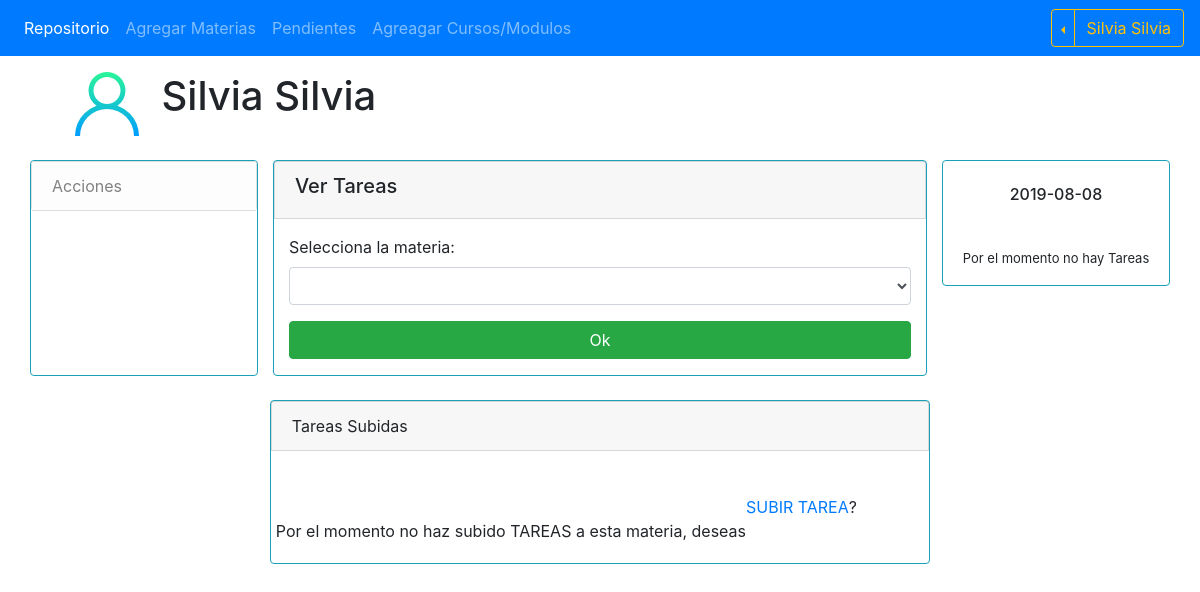
Page /ver_tareas.php?mat=37 (signed in) on the earlier database version.
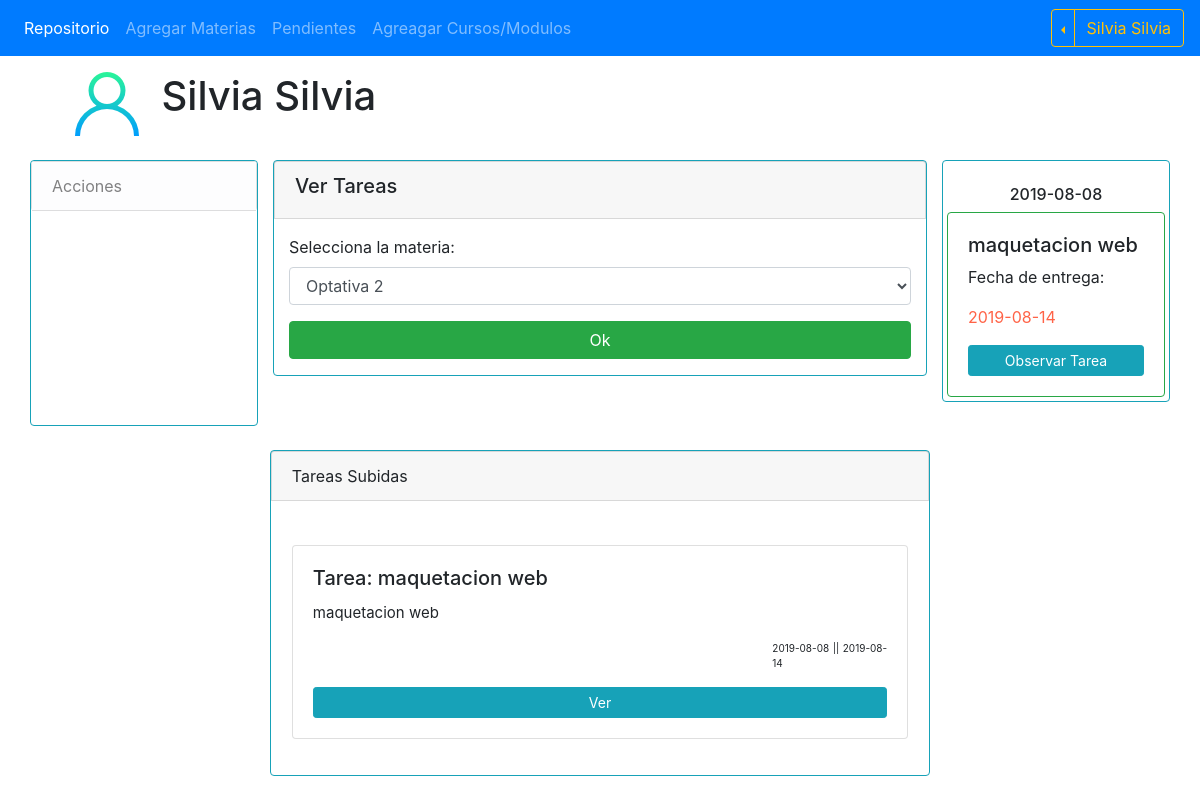
Same page on the later database version.
### tables this page shows
CREATE TABLE IF NOT EXISTS `conf_tarea` (
  `id` int(11) NOT NULL AUTO_INCREMENT,
  `tarea` varchar(255) NOT NULL,
  `descripcion` varchar(255) DEFAULT NULL,
  `img` enum('si','no') DEFAULT NULL,
  `doc` enum('si','no') DEFAULT NULL,
  `arc` enum('si','no') DEFAULT NULL,
  `mat_arc` longblob,
  `f_inicio` date NOT NULL,
  `f_fin` date NOT NULL,
  `id_mat` int(11) DEFAULT NULL,
  `id_unidad` int(11) DEFAULT NULL,
  PRIMARY KEY (`id`)
);

### php/helpers.php (called while the page is built, shortened)
<?php
function Materias_Profe ($conexion, $id_p){
    $sql = "SELECT m.id, m.materia "
            . "FROM materias AS m "
            . "INNER JOIN prof_mat AS pm ON m.id = pm.id_mat "
            . "WHERE pm.id_prof = $id_p";
    $mat = mysqli_query($conexion, $sql);
    $materias = array();
    if ($mat && mysqli_num_rows($mat)){
        $materias = $mat;
    }
    return $materias;
}
function Tareas_mat($conexion, $id_mat){
    $sql = "SELECT ct.id, ct.tarea, ct.descripcion, ct.f_inicio, ct.f_fin, u.numero, u.unidad "
            . "FROM conf_tarea AS ct INNER JOIN unidades AS u ON u.id = ct.id_unidad "
            . "WHERE ct.id_mat = $id_mat";
    $tar = mysqli_query($conexion, $sql);
    $tareas = array();
    if ($tar && mysqli_num_rows($tar) >= 1){
        $tareas = $tar;
    }
    return $tareas;
}
function Tareas_Pendientes($conexion){
    $dia_hoy = date('Y-m-d');
    $sql = "SELECT * FROM `conf_tarea` WHERE f_inicio = '$dia_hoy'";
    $tar = mysqli_query($conexion, $sql);
    $tareas = array();
    if ($tar && mysqli_num_rows($tar) >= 1){
        $tareas = $tar;
    }
    return $tareas;
}

### ver_tareas.php (the view)
<?php require_once 'includes/cabecera.php'; ?>
<div class="container-fluid mx-auto row mt-3" style="width: 90%; margin-left:5%">
    <img src="img/usuario.png">&nbsp; &nbsp; &nbsp;<h1> <?= $_SESSION['nombre'].' '.$_SESSION['apellido'] ?> </h1>
</div>
<div class="container-fluid mx-auto mb-4 row">
    <?php require_once 'includes/sidebar.php'; ?>
    <div class="container-fluid mx-auto" style="width: 60%;">
        <form class="card border-info rounded" method="POST" action="ver_tareas.php">
            <div class="card card-header">
                <h5> Ver Tareas </h5>
            </div>
            <div class="mt-3 mb-3 container-fluid">
                <label> Selecciona la materia: </label>
                <select name="mat" class="form-control mb-3">
                    <?php
                        $mat = Materias_Profe($bd, $_SESSION['id']);
                        if (!empty($mat)):
                            while ($materia = mysqli_fetch_assoc($mat)):
                    ?>
                    <option value="<?= $materia['id'] ?>"> <?= $materia['materia'] ?> </option>
                    <?php
                            endwhile;
                        endif;
                    ?>
                </select>
                <input type="submit" class="btn btn-success btn-block" value="Ok"/>
            </div>
        </form>
    </div><br/>
<?php require_once 'includes/dia_tarea.php'; ?>
</div>
<?php
if (isset($_POST['mat']) || isset ($_GET['mat'])) {
    if (isset($_POST['mat'])){
        $id_mat = intval($_POST['mat']);
    } elseif (isset($_GET['mat'])){
        $id_mat = intval($_GET['mat']);
    }
    ?>
    <div class="container-fluid mx-auto" style="width: 59%;">
        <div class="border border-info rounded">
            <div class="card card-header mx-auto">
                Tareas Subidas
            </div>
            <br>
            <div class="card-body row">
                <?php
                    $t = Tareas_mat($bd, $id_mat);
                    if (!empty($t)){
                        while ($tarea = mysqli_fetch_assoc($t)){
                ?>
                <div class="card card-body ml-3 mr-3 mb-3" style="width: 30%;">
                    <h5 class="card-title"> Tarea: <?= $tarea['tarea'] ?> </h5>
                    <p class="card-text text-justify" style="font-size: 15px;"> <?= substr($tarea['descripcion'], 0, 150) ?> </p>
                    <p class="card-text text-justify" style="font-size: 10px; margin-left: 80%;"> <?= $tarea['f_inicio'].' || '.$tarea['f_fin'] ?> </p>
                    <a href="obs_tarea.php?id_t=<?= $tarea['id'] ?>" class="btn btn-info btn-sm"> Ver </a>
                </div>
                <?php
                        }
                    } elseif (empty($t)){
                ?>
                <br/> Por el momento no haz subido TAREAS a esta materia, deseas <a href="nueva_tarea.php?id_mat<?= $id_mat ?>"> SUBIR TAREA </a> ?
                <?php
                    }
                ?>
            </div>
        </div>
    </div>
<?php } ?>

### includes/cabecera.php (shortened to what this page needs)
<!DOCTYPE html>
<html lang="es">
<head>
    <?php require_once 'includes/bootstrap.php'; ?>
    <?php require_once 'php/helpers.php'; ?>
</head>
<body>
    <nav class="navbar navbar-dark bg-primary navbar-expand-sm">
        <div class="collapse navbar-collapse" id="navbar">
            <ul class="navbar-nav">
                <?php if (isset($_SESSION['nombre'])): ?>
                <li class="nav-item active"> <a class="nav-link" href="principal.php"> Repositorio  </a></li>
                <?php if($_SESSION['rol'] == 1): ?>
                    <?php if($_SESSION['estatus'] != 'espera') :?>
                    <li><a class="nav-link" href="nueva_materia.php"> Agregar Materias </a></li>
                    <li><a class="nav-link" href="pendientes.php"> Pendientes </a></li>
                    <li><a class="nav-link" href="nuevo_modulo.php"> Agreagar Cursos/Modulos </a></li>
                    <?php endif; ?>
                <?php endif; ?>
                <?php endif; ?>
            </ul>
        </div>
        <form class="form-inline">
            <?php if(isset($_SESSION['nombre'])) :?>
            <div class="btn-group">
                <div class="btn-group dropleft">
                  <button type="button" class="btn btn-outline-warning dropdown-toggle dropdown-toggle-split" data-toggle="dropdown" aria-haspopup="true" aria-expanded="false">
                  </button>
                </div>
                <a class="btn btn-outline-warning" href="ver_usuario.php">
                  <?php echo $_SESSION['nombre'].' '.$_SESSION['apellido']; ?>
                </a>
            </div>
            <?php endif; ?>
        </form>
    </nav>

### includes/bootstrap.php (shortened to what this page needs)
<link rel="stylesheet" href="https://maxcdn.bootstrapcdn.com/bootstrap/4.3.1/css/bootstrap.min.css">

### includes/sidebar.php (shortened to what this page needs)
<div class="container-fluid mx-auto mt-4 mb-4 row">
    <div class="border border-info rounded" style="width: 20%;">
    <div class="list-group-flush panel card">
        <?php if ($_SESSION['rol'] == 1){ ?>
        <a href="#mod" class="list-group-item list-group-item-light nav-link dropdown-item" data-toggle="collapse">
            Acciones
        </a>
        <?php } ?>
    </div>
    </div>

### includes/dia_tarea.php (shortened to what this page needs)
<span style="height:100%;width: 20%;">
    <div class="border border-info rounded">
        <div class="text-center">
            <br>
            <h6><?php echo date('Y-m-d'); ?></h6>
        </div>
        <?php
        if ($_SESSION['rol'] == 1):
            $t = Tareas_Pendientes($bd);
            if (!empty($t)){
                while ($tarea = mysqli_fetch_assoc($t)){
        ?>
        <div class="card-body border border-success rounded m-1">
            <h5> <?php echo $tarea['tarea'] ?> </h5>
            <p> Fecha de entrega: </p><p style="color: tomato;"> <?= $tarea['f_fin'] ?>  </p>
            <a class="btn btn-info color-light btn-sm btn-block" href="obs_tarea.php?id_tar=<?= $tarea['id'] ?>"> Observar Tarea </a>
        </div>
        <?php
                }
        } elseif (empty ($t)) {
        ?>
        <p style="font-size: 13px; text-align: center; margin-top: 20%;"> Por el momento no hay Tareas </p>
        <?php
        }
        endif;
        ?>
    </div>
    <br>
</span>

Differences in the rows shown:
added conf_tarea: tarea "maquetacion web", f_fin "2019-08-14", descripcion "maquetacion web", f_inicio "2019-08-08"
Other differences:
form field mat: (not shown) → "Optativa 2"
text no longer shown: "Por el momento no hay Tareas Por el momento no haz subido TAREAS a esta materia, deseas SUBIR TAREA ?"
